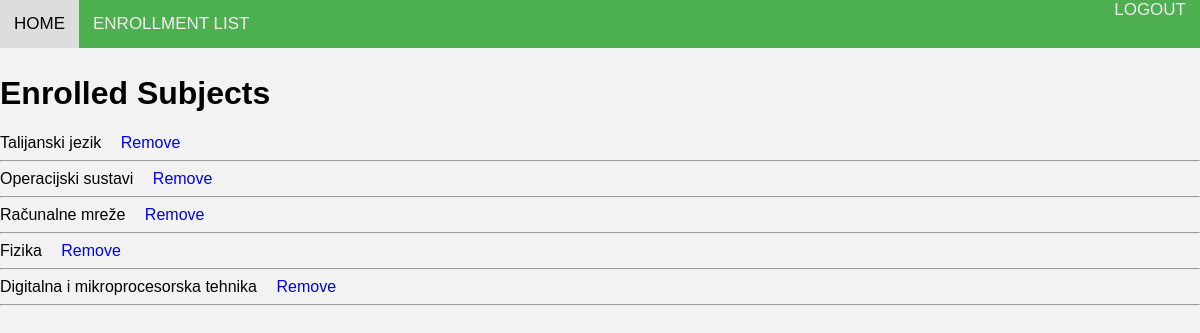
Page /enrolled_student/ (signed in) on the committed database.
### EnrollmentApp/models.py (models this page shows, shortened)
class Predmeti(models.Model):
    IZBORNI = (('da', 'da'), ('ne', 'ne'))
    name = models.CharField(max_length=50)
    kod = models.CharField(max_length=10)
    program = models.TextField(max_length=50,null=False)
    ects = models.IntegerField(null=False)
    sem_red = models.IntegerField(null=False)
    sem_izv = models.IntegerField(null=False)
    izborni = models.CharField(max_length=10, choices=IZBORNI)
    nositelj = models.ForeignKey(Korisnici, on_delete=models.SET_NULL, null=True, default=None)

### EnrollmentApp/views.py (the view)
# urls.py: path('enrolled_student/', enrolled_student, name='enrolled_student'),
@login_required
@user_passes_test(check_student)
def enrolled_student(request):
    student = request.user
    enrolled_subjects = Predmeti.objects.filter(studentenrollment__student=student, studentenrollment__status=StudentEnrollment.StatusChoices.ENROLLED.value)
    context = {
        'enrolled_subjects': enrolled_subjects
    }
    return render(request, 'enrolled_student.html', context)

### EnrollmentApp/views.py (called while the page is built)
def check_student(user):
     return user.role == 'student'

### EnrollmentApp/templates/enrolled_student.html (shortened to what this page needs)
{% load static %}
<!DOCTYPE html>
<html>
<head>
    <link rel="stylesheet" type="text/css" href="{% static 'css/style.css' %}">
</head>
<body>
    <nav>
        <div class="nav-left">
          <a href="{% url 'success' %}" class="current" >HOME</a>
          <a href="{% url 'upisni_list' %}"  >ENROLLMENT LIST</a>
        </div>
        <div class="nav-right">
          <a href="{% url 'logout' %}" class="logout">LOGOUT</a>
        </div>
    </nav>
    <br>
    <br>
    <br>
    <h1>Enrolled Subjects</h1>
        {% for subject in enrolled_subjects %}
                <td>{{ subject.name }}</td>
                <a href="{% url 'remove_subject_student' subject.id %}" class="list">Remove</a>
                <hr>
        {% endfor %}
</body>
</html>

### static/css/style.css (style rules this page uses)
body { font-family: Arial, sans-serif; background-color: #f2f2f2; margin: 0px; padding: 0px; }
nav { position: fixed; overflow: hidden; top: 0; width: 100%; display: flex; flex-wrap: wrap; background-color: #4caf50; color: rgb(245, 239, 238); z-index: 100; }
.nav-left { display: flex; }
.nav-right { margin-left: auto; }
nav a { text-align: center; padding: 14px; text-decoration: none; font-size: 17px; overflow: hidden; color: rgb(245, 239, 238); }
.current { background-color: #ddd; color: black; }
.list { text-decoration: none; }

### rows in the picture
Predmeti: name "Talijanski jezik"
Predmeti: name "Operacijski sustavi"
Predmeti: name "Računalne mreže"
Predmeti: name "Fizika"
Predmeti: name "Digitalna i mikroprocesorska tehnika"
